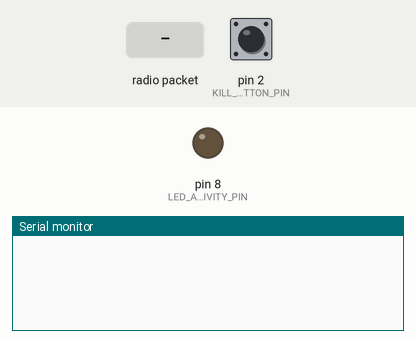
Recording of a sketch running on a simulated Arduino Nano, built with avr-gcc and run on an emulated ATmega328P. Shown: output pins drawn as LEDs (lit = HIGH), the last lines printed to the serial monitor. The test bench sets the inputs (shaded band); at power-on: pin 2 (KILL_SWITCH_BUTTON_PIN) HIGH. No radio packets arrive unless stated.

Above: at 1.2 s.
1.3 s: pin 2 (KILL_SWITCH_BUTTON_PIN) pulled LOW for 0.15 s
At 1.8 s:
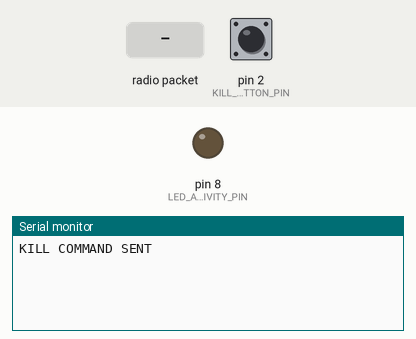
2.9 s: radio packet "1" arrives
At 3.2 s:
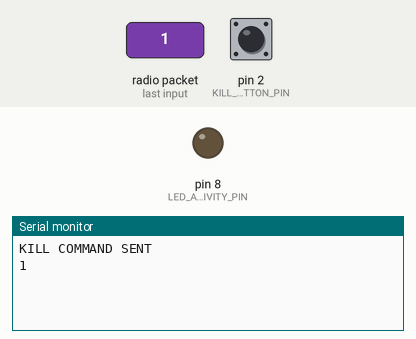

The sketch:

ADNS_Base_Unit_source.ino
```cpp
/* @file:         ADNS_Base_source.ino
 * @author:       Rony Calderon
 *                C.S.E. UNR Student
 * @author:       Robert Watkins
 *                C.S.E. UNR Student
 * @author:       Bryan Kline
 *                C.S.E. UNR Student
 * @author:       Jia Li
 *                C.S.E. UNR Student
 *
 * @date:		  April 05, 2018
 *
 * @brief:        Implementation file for the ADNS Base Unit system that captures the pertinent On-board transmitted data
 *
 * @compiler:     Compiled using the Arduino IDE 1.8.5
 *
 * @dev board:    Arduino Nano
 *
 * @notes:      Please read through the system notes & configurations to understand the ADNS Base Unit system development.
 */

/*********************************** ADNS Base Unit System Description, Features, and Configuration Notes *****************************
 *  The Aerial Drone Notification System is composed of two separate system that communicate via radio frequency (RF) wireless using
 *  the NRF24L01 transceiver modules. The On-board specifications and configurations are covered in the ADNS_Onboard_Prototype.ino
 *  source code file and this file contains the specifications and configurations for the Base Unit.
 *
 *  The Base Unit for the ANDS system works by capturing the sensor data sent by the On-board system. This is performed using the NRF24L01
 *  transceiver modules and both transceiver modules must be configured with matching data rate and RF channel. The base unit uses only the
 *  NRF24L01 module at the moment. Therefore, only the Nano's SPI pins are used in the Base Unit's configuration. The Nano microcontroller
 *  is only to be used as an intermediary between the On-board system and the notification system at the moment. Below is the configuration
 *  for the Nano MCU and the NRF24L01 unit.
 *
 *                  *********************************
 *                  ****    Arduino Nano MCU     ****
 *                   -------------------------------
 *                  [D0                          VIN]
 *                  [D1                          GND]
 *                  [RESET                     RESET]
 *                  [D2                           5V]
 *                  [D3                           A7]
 *                  [D4                           A6]
 *                  [D5                      D19(A5)]-- I2C Serial Clock (SCL)
 *                  [D6                      D18(A4)]-- I2C Serial Data (SDA)
 *                  [D7                      D17(A3)]
 *                  [D8                      D16(A2)]
 * Chip Enable(CE)--[D9                      D15(A1)]
 * Slave Select   --[D10                     D14(A0)]
 *           MOSI --[D11                        3.3V]
 *           MISO --[D12                         D13]-- SPI Clock (SCK)
 *                   -------------------------------
 */
// NOTE: The chip enable (CE) pin can be any digital IO pin but the slave select (SS)
// pin must be the SS pin mapped to the board such as the following, where A(x) is the
// alternate pin (if available) and x is the pin number:
// NOTE: If A(x) is listed, then any digital IO pin may be used.
/*
 *                    ATmega      Teensy 3.2      Nano
 *  SPI Function        Pin #         Pin #       Pin #
 * ------------        -----        -------      --------
 * Chip Enable (CE)    8 A(x)         9 A(x)      8 A(x)
 *     MISO           50             12 A(8)     12
 *     M0SI           51             11 A(7)     11
 * SPI Clock (SCK)    52             13 A(14)    13
 * Slave Select (SS)  53             10          10
 *
 * --------------------------------- NRF24L01 Transceiver unit with antenna ---------------------------
 *
 *                                |-------------------
 *                                |Vcc (3.3V)| Gnd   |
 *                                |-------------------
 *  /-----------------------------| SS (CSN) | CE    |
 * <|    Antenna                  |------------------|
    \-----------------------------| MOSI     | SCK   |
 *                                |------------------|
 *                                | IRQ      | MISO  |
 *                                |-------------------
 * IRQ pin is used to trigger an interrupt in an MCU
 */

 //
// Preprocessor Directives
// NOTE: RH_NRF24.h is the radioHead wireless library for microcontrollers
//
#include <RH_NRF24.h>
#include <SPI.h>
#include <String.h>

 //
 // Macro definitions
 //
#define KILL_SWITCH_BUTTON_PIN  2
#define LED_ACTIVITY_PIN        8
#define CHIP_ENABLE_PIN         9
#define SS_PIN                  10
#define RF_CHANNEL              115
#define RF_DATA_RATE_250kbps    DataRate250kbps
#define RF_DATA_RATE_1Mbps      DataRate1Mbps
#define RF_DATA_RATE_2Mbps      DataRate2Mbps
#define BAUD_RATE               115200


#define RECEIVER_DATA_RATE      RF_DATA_RATE_1Mbps

//
// Declare and initialize NRF24 transceiver
//
RH_NRF24 base_unit_transceiver(CHIP_ENABLE_PIN, SS_PIN);

//
// Character array & string used to hold messages for RF transmission.
//
//uint8_t in_buffer[RH_NRF24_MAX_MESSAGE_LEN];
uint8_t in_buffer[7];
uint8_t buffer_length = sizeof(in_buffer);

//
// variable used to hold the readings received
//
unsigned long int reading = 0;

//
// bool used to poll kill switch button
//
bool kill_button_not_pressed = true;

void setup()
{
  ///////////////////////////////////////////////////////////////////////////////////////////////////////////////////////////////
  // SETUP SERIAL DATA BAUD RATE ////////////////////////////////////////////////////////////////////////////////////////////////
  ///////////////////////////////////////////////////////////////////////////////////////////////////////////////////////////////
  Serial.begin(BAUD_RATE);


  ///////////////////////////////////////////////////////////////////////////////////////////////////////////////////////////////
  // SETUP NRF24L01 BASE UNIT TRANSCEIVER ///////////////////////////////////////////////////////////////////////////////////////
  ///////////////////////////////////////////////////////////////////////////////////////////////////////////////////////////////
  // Executes if base unit transceiver fails to be initialized.
  if (!base_unit_transceiver.init())
  {
    Serial.println("base_unit_transceiver initialization failed");
  }

  // Set up the RF channel, data rate, and transmit power for the base_unit_transceiver.
  // NOTE: Transmitter must have identical RF channel and data rate values
  base_unit_transceiver.setChannel(RF_CHANNEL);
  // Executes if setting channel fails.
  if (!base_unit_transceiver.setChannel(RF_CHANNEL))
  {
    Serial.println("base_unit_transceiver setChannel failed");
  }

  base_unit_transceiver.setRF(RH_NRF24::RECEIVER_DATA_RATE, RH_NRF24::TransmitPower0dBm);
  // Executes if RF settings failed to be initialized.
  if (!base_unit_transceiver.setRF(RH_NRF24::RECEIVER_DATA_RATE, RH_NRF24::TransmitPower0dBm))
  {
    Serial.println("base_unit_transceiver setRF failed");
  }

  // Set the digital pin settings
  pinMode(KILL_SWITCH_BUTTON_PIN, INPUT_PULLUP);
  pinMode(LED_ACTIVITY_PIN,       OUTPUT);


}// End setup()


void loop()
{
  // Check to see if there is any data available.
  if(base_unit_transceiver.available())
  {
    // Data is available so check to see if the buffer is not empty.
    if(base_unit_transceiver.recv(in_buffer, &buffer_length))
    {
      // Turn on activity LED and increment the reading for debugging purposes
      digitalWrite(LED_ACTIVITY_PIN, HIGH);
      reading++;

      // Print out reading and value
     // Serial.print("Reading: ");
      //Serial.print(reading);
      //Serial.print("            Received: ");
      Serial.println((char*) in_buffer);

      // Turn off activity LED
      digitalWrite(LED_ACTIVITY_PIN, LOW);
    }
    else
    {
      Serial.println("Received failed");
    }
  }

  // Poll the kill switch button state
  kill_button_not_pressed = digitalRead(KILL_SWITCH_BUTTON_PIN);

  // Executes if the kill button has been pressed
  if(kill_button_not_pressed == false)
  {


    // Send a kill command to the on-board system
    uint8_t kill_command_array[] = "KILL";

    base_unit_transceiver.send(kill_command_array, sizeof(kill_command_array));
    base_unit_transceiver.waitPacketSent();


    // Print a message to base unit system
    Serial.println("KILL COMMAND SENT");
    delay(500);
  }
}
```

Measured:
- after the input at 1.3 s, the serial monitor: prints a new line after 0.06 s (image 1)
- after the input at 2.9 s, the serial monitor: prints a new line at once (image 2)
